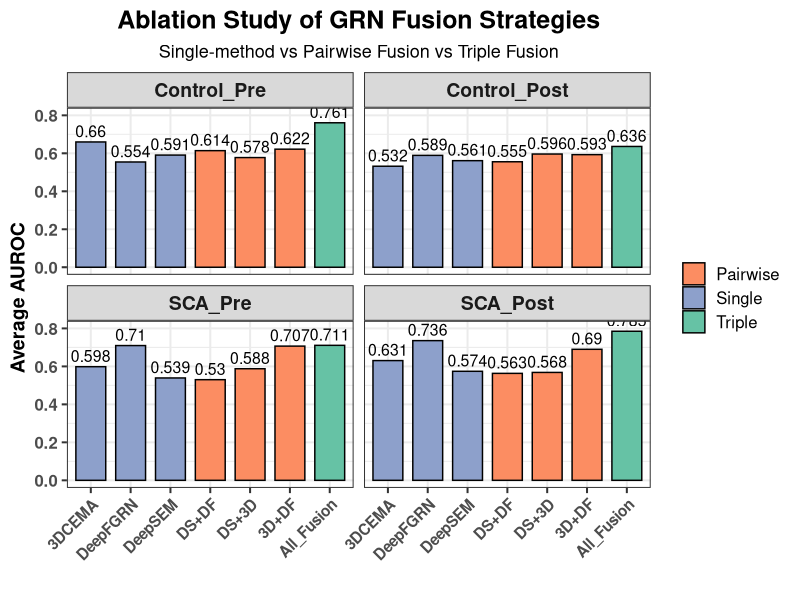
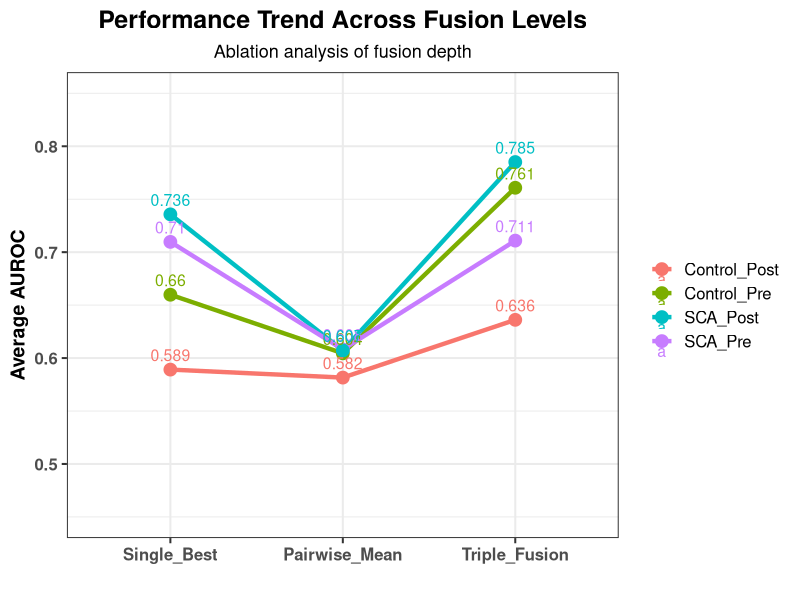

R code for these plots, in order:
# ============================================================
# Ablation Study Visualization
# 单方法 vs 两两融合 vs 三者融合
# 作者：ChatGPT
# 输出目录：
# E:/SCD/下游分析/消融实验/
# ============================================================

# ============================================================
# 0. 清空环境
# ============================================================

rm(list = ls())

# ============================================================
# 1. 加载R包
# ============================================================

library(ggplot2)
library(dplyr)
library(tidyr)

# ============================================================
# 2. 创建输出目录
# ============================================================

outdir <- "E:/SCD/下游分析/消融实验"

if (!dir.exists(outdir)) {
  dir.create(outdir, recursive = TRUE)
}

# ============================================================
# 3. 输入数据
# ============================================================

df <- data.frame(
  
  Group = c(
    rep("Control_Pre", 7),
    rep("Control_Post", 7),
    rep("SCA_Pre", 7),
    rep("SCA_Post", 7)
  ),
  
  Method = c(
    
    # -------------------------
    # Control_Pre
    # -------------------------
    "3DCEMA",
    "DeepFGRN",
    "DeepSEM",
    "DS+DF",
    "DS+3D",
    "3D+DF",
    "All_Fusion",
    
    # -------------------------
    # Control_Post
    # -------------------------
    "3DCEMA",
    "DeepFGRN",
    "DeepSEM",
    "DS+DF",
    "DS+3D",
    "3D+DF",
    "All_Fusion",
    
    # -------------------------
    # SCA_Pre
    # -------------------------
    "3DCEMA",
    "DeepFGRN",
    "DeepSEM",
    "DS+DF",
    "DS+3D",
    "3D+DF",
    "All_Fusion",
    
    # -------------------------
    # SCA_Post
    # -------------------------
    "3DCEMA",
    "DeepFGRN",
    "DeepSEM",
    "DS+DF",
    "DS+3D",
    "3D+DF",
    "All_Fusion"
  ),
  
  AVG_AUROC = c(
    
    # =====================================================
    # Control_Pre
    # =====================================================
    
    0.6598,
    0.5543,
    0.5907,
    
    mean(c(0.6573,0.5961,0.5887), na.rm = TRUE),
    
    mean(c(0.6456,0.4851,0.6020), na.rm = TRUE),
    
    0.6218,
    
    0.7608,
    
    # =====================================================
    # Control_Post
    # =====================================================
    
    0.5320,
    0.5891,
    0.5613,
    
    mean(c(0.6035,0.5238,0.5391), na.rm = TRUE),
    
    mean(c(0.7255,0.4999,0.5632), na.rm = TRUE),
    
    mean(c(0.7052,0.5177,0.5561), na.rm = TRUE),
    
    0.6361,
    
    # =====================================================
    # SCA_Pre
    # =====================================================
    
    0.5984,
    0.7097,
    0.5391,
    
    mean(c(0.4928,0.5829,0.5144), na.rm = TRUE),
    
    mean(c(0.6073,0.6091,0.5467), na.rm = TRUE),
    
    mean(c(0.6127,0.6949,0.8128), na.rm = TRUE),
    
    0.7109,
    
    # =====================================================
    # SCA_Post
    # =====================================================
    
    0.6306,
    0.7357,
    0.5742,
    
    mean(c(0.6080,0.5789,0.5029), na.rm = TRUE),
    
    mean(c(0.5195,0.6697,0.5155), na.rm = TRUE),
    
    mean(c(0.5889,0.9824,0.4988), na.rm = TRUE),
    
    0.7851
  )
)

# ============================================================
# 4. 添加类别
# ============================================================

df$Category <- rep(
  c(
    rep("Single", 3),
    rep("Pairwise", 3),
    "Triple"
  ),
  times = 4
)

# ============================================================
# 5. 设置顺序
# ============================================================

df$Method <- factor(
  df$Method,
  levels = c(
    "3DCEMA",
    "DeepFGRN",
    "DeepSEM",
    "DS+DF",
    "DS+3D",
    "3D+DF",
    "All_Fusion"
  )
)

# ============================================================
# 6. 设置组别顺序
# ============================================================

df$Group <- factor(
  df$Group,
  levels = c(
    "Control_Pre",
    "Control_Post",
    "SCA_Pre",
    "SCA_Post"
  )
)

# ============================================================
# 7. 绘制主图（消融实验柱状图）
# ============================================================

p1 <- ggplot(
  df,
  aes(
    x = Method,
    y = AVG_AUROC,
    fill = Category
  )
) +
  
  geom_bar(
    stat = "identity",
    width = 0.75,
    color = "black"
  ) +
  
  facet_wrap(
    ~Group,
    nrow = 2
  ) +
  
  geom_text(
    aes(label = round(AVG_AUROC, 3)),
    vjust = -0.4,
    size = 4
  ) +
  
  scale_fill_manual(
    values = c(
      "Single" = "#8DA0CB",
      "Pairwise" = "#FC8D62",
      "Triple" = "#66C2A5"
    )
  ) +
  
  ylim(0, 0.8) +
  
  labs(
    title = "Ablation Study of GRN Fusion Strategies",
    subtitle = "Single-method vs Pairwise Fusion vs Triple Fusion",
    x = "",
    y = "Average AUROC"
  ) +
  
  theme_bw(base_size = 15) +
  
  theme(
    
    axis.text.x = element_text(
      angle = 45,
      hjust = 1,
      face = "bold",
      size = 11
    ),
    
    axis.text.y = element_text(
      face = "bold"
    ),
    
    axis.title.y = element_text(
      face = "bold",
      size = 14
    ),
    
    strip.text = element_text(
      size = 14,
      face = "bold"
    ),
    
    legend.title = element_blank(),
    
    legend.text = element_text(
      size = 12
    ),
    
    plot.title = element_text(
      face = "bold",
      size = 18,
      hjust = 0.5
    ),
    
    plot.subtitle = element_text(
      size = 13,
      hjust = 0.5
    )
  )

# 显示
print(p1)

# ============================================================
# 8. 保存主图
# ============================================================

ggsave(
  filename = file.path(outdir, "Ablation_Barplot.pdf"),
  plot = p1,
  width = 14,
  height = 8
)

ggsave(
  filename = file.path(outdir, "Ablation_Barplot.png"),
  plot = p1,
  width = 14,
  height = 8,
  dpi = 600
)

# ============================================================
# 9. 构建趋势图数据
# ============================================================

trend_df <- data.frame(
  
  Group = c(
    "Control_Pre",
    "Control_Post",
    "SCA_Pre",
    "SCA_Post"
  ),
  
  Single_Best = c(
    0.6598,
    0.5891,
    0.7097,
    0.7357
  ),
  
  Pairwise_Mean = c(
    
    mean(c(
      mean(c(0.6573,0.5961,0.5887)),
      mean(c(0.6456,0.4851,0.6020)),
      0.6218
    )),
    
    mean(c(
      mean(c(0.6035,0.5238,0.5391)),
      mean(c(0.7255,0.4999,0.5632)),
      mean(c(0.7052,0.5177,0.5561))
    )),
    
    mean(c(
      mean(c(0.4928,0.5829,0.5144)),
      mean(c(0.6073,0.6091,0.5467)),
      mean(c(0.6127,0.6949,0.8128))
    )),
    
    mean(c(
      mean(c(0.6080,0.5789,0.5029)),
      mean(c(0.5195,0.6697,0.5155)),
      mean(c(0.5889,0.9824,0.4988))
    ))
  ),
  
  Triple_Fusion = c(
    0.7608,
    0.6361,
    0.7109,
    0.7851
  )
)

# ============================================================
# 10. 转换成长格式
# ============================================================

trend_long <- trend_df %>%
  pivot_longer(
    cols = -Group,
    names_to = "Fusion_Level",
    values_to = "AUROC"
  )

# ============================================================
# 11. 设置顺序
# ============================================================

trend_long$Fusion_Level <- factor(
  trend_long$Fusion_Level,
  levels = c(
    "Single_Best",
    "Pairwise_Mean",
    "Triple_Fusion"
  )
)

# ============================================================
# 12. 绘制趋势图
# ============================================================

p2 <- ggplot(
  trend_long,
  aes(
    x = Fusion_Level,
    y = AUROC,
    group = Group,
    color = Group
  )
) +
  
  geom_line(
    linewidth = 1.5
  ) +
  
  geom_point(
    size = 4
  ) +
  
  geom_text(
    aes(label = round(AUROC, 3)),
    vjust = -0.7,
    size = 4
  ) +
  
  ylim(0.45, 0.85) +
  
  labs(
    title = "Performance Trend Across Fusion Levels",
    subtitle = "Ablation analysis of fusion depth",
    x = "",
    y = "Average AUROC"
  ) +
  
  theme_bw(base_size = 15) +
  
  theme(
    
    axis.text = element_text(
      face = "bold"
    ),
    
    axis.title.y = element_text(
      face = "bold",
      size = 14
    ),
    
    legend.title = element_blank(),
    
    legend.text = element_text(
      size = 12
    ),
    
    plot.title = element_text(
      face = "bold",
      size = 18,
      hjust = 0.5
    ),
    
    plot.subtitle = element_text(
      size = 13,
      hjust = 0.5
    )
  )

# 显示
print(p2)

# ============================================================
# 13. 保存趋势图
# ============================================================

ggsave(
  filename = file.path(outdir, "Fusion_Trend.pdf"),
  plot = p2,
  width = 10,
  height = 7
)

ggsave(
  filename = file.path(outdir, "Fusion_Trend.png"),
  plot = p2,
  width = 10,
  height = 7,
  dpi = 600
)

# ============================================================
# 14. 保存数据表
# ============================================================

write.csv(
  df,
  file = file.path(outdir, "Ablation_Data.csv"),
  row.names = FALSE
)

write.csv(
  trend_long,
  file = file.path(outdir, "Fusion_Trend_Data.csv"),
  row.names = FALSE
)

# ============================================================
# 15. 完成提示
# ============================================================

cat("========================================\n")
cat("消融实验可视化完成！\n")
cat("输出目录：\n")
cat(outdir, "\n")
cat("========================================\n")
